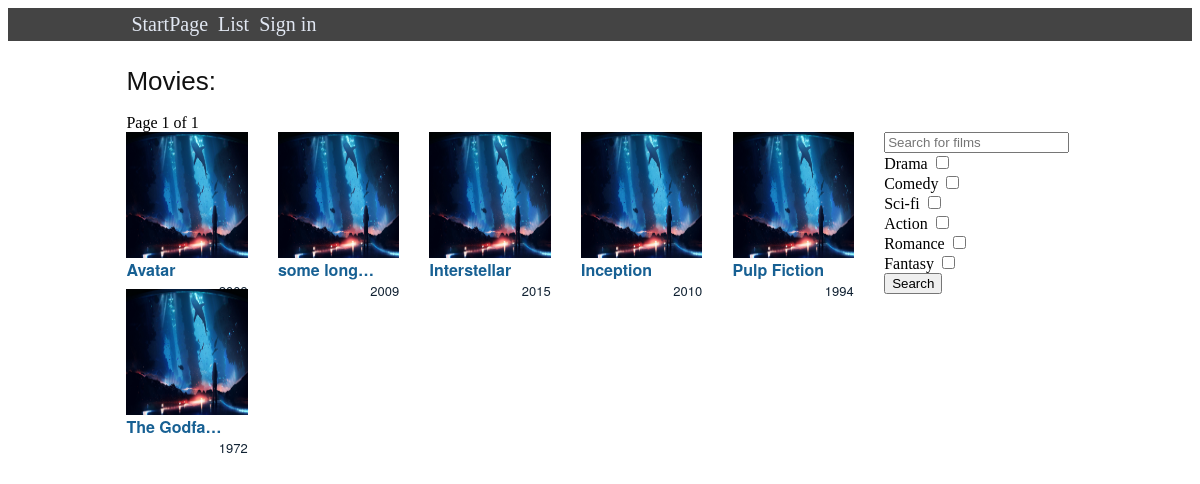
Page /list on the committed database.
### movies/models.py (models this page shows, shortened)
class Movie(models.Model):
    name = models.CharField(max_length=150, blank=False, null=False)
    year = models.IntegerField(validators=[MinValueValidator(1800)])
    country = models.ManyToManyField(
        'Country',
        related_name='movies',
        related_query_name='movie'
    )
    description = models.TextField(blank=False, null=False)
    director = models.ForeignKey('Director', related_name='movies')
    image = models.ImageField(upload_to="images/")
    actors = models.ManyToManyField(
        'Actor',
        related_name='movies',
        related_query_name='movie'
    )
    users = models.ManyToManyField(
        'Profile',
        related_name='movies',
        related_query_name='movie',
    )

class Genre(models.Model):
    name = models.CharField(max_length=50, blank=False, null=False)

### movies/views.py (the view, shortened to what this page needs)
# urls.py: url(r'^list$', views.movieList, name='list'),
def movieList(request):
    genres = Genre.objects.all()
    form = SearchForm()
    if request.method == 'GET':
        movieName = request.GET.get('movie_name')
        movies_list = Movie.objects.all()
        for genre in genres:
            if request.GET.get(genre.name) and movieName:
                movies_list = movies_list.filter(genres__genre=genre)
                movies_list = movies_list.filter(name__contains=movieName)
            elif request.GET.get(genre.name):
                movies_list = movies_list.filter(genres__genre=genre)
            elif movieName:
                movies_list = movies_list.filter(name__contains=movieName)
        paginator = Paginator(movies_list, AMOUNT)
        page = request.GET.get('page')
        try:
            movies = paginator.page(page)
        except PageNotAnInteger:
            movies = paginator.page(1)
        except EmptyPage:
            paginator.page(paginator.num_pages)
            movies = paginator.page(paginator.num_pages)
        return render(request, 'movies/movies.html', {
            'movies': movies,
            'genres': genres,
            'form': form,
            })

### movies/forms.py
class SearchForm(forms.Form):
    movie_name = forms.CharField(
        max_length=150,
        required=False,
        widget = forms.TextInput(attrs = {'placeholder': 'Search for films'}),
        )

### movies/templates/movies/movies.html (shortened to what this page needs)
{% extends "movies/base.html" %}
{% load movie_utils %}
{% load static %}
{% block content %}
<h1>Movies:</h1>
<span class="step-links">
    <span class="current">
        Page {{ movies.number }} of {{ movies.paginator.num_pages }}
    </span>
</span>
<div class="search-page-container">
    <div class="movie-list">
        {% for movie in movies %}
            <article class="movie-holder">
                <a class="list-link" href="{% url 'movie' movie.pk %}">
                    <img class="movie-image" src="{{MEDIA_ROOT}}{{movie.image.url}}">
                    <span class="list-name">{{ movie.name }}</span>
                    <span class="list-year">{{ movie.year }}</span>
                </a>
            </article>
        {% endfor %}
    </div>
    <div class="search-bar">
        <div class="input">
            <form action="/list" method="get">
                {% for field in form %}
                    {{field}}
                {% endfor %}
                {% for genre in genres %}
                    <div>
                    <label for="{{ genre.name }}">{{ genre.name }}</label>
                    <input class="search-input" type="checkbox" name="{{ genre.name }}" id="{{ genre.name }}">
                    </div>
                {% endfor %}
            <input type="submit" name="filmSearch" value="Search">
            </form>
        </div>
    </div>
</div>
{% endblock %}

### movies/templates/movies/base.html (shortened to what this page needs)
{% load static %}
<link rel="stylesheet" type="text/css" href="{% static "movies/style.css" %}" />
<header class="top-menu">
    <div class="left-board"></div>
        <a class="top-menu-text"href="{% url 'index' %}">StartPage</a>
        <a class="top-menu-text" href="{% url 'list' %}">List</a>
    {% if not user.is_authenticated %}
            <a class="top-menu-text" href="{% url 'login' %}">Sign in</a>
    {% endif %}
    <div class="right-board"></div>
</header>
<div class="site-main-body">
    {% block content %}
    {% endblock %}
</div>

### movies/static/movies/style.css (style rules this page uses)
h1 { color: #111; font: 26px normal tahoma, verdana, arial, sans-serif; }
.site-main-body { height: 100%; margin-left: 10%; margin-right: 10%; margin-top: 25px; }
.left-board { height: 100%; width: 10%; float: left; }
.right-board { height: 100%; width: 10%; float: right; }
.top-menu { background-color: #444; width: 100%; margin: 0px; padding: 0px; height: 33px; }
.top-menu-text { color: #e1e7f2; text-decoration: none; font-size: 20px; display: block; padding: 5px; float: left; }
.search-bar { float: left; width: 20%; height: 100%; }
.movie-list { float: left; width: 80%; height: 100%; }
.movie-holder { float: left; margin-right: 4%; width: 16%; height: 20%; }
.list-link { color: #176093; text-decoration: none; font-weight: bold; font-family: "Helvetica Neue", Arial, Verdana, sans-serif; }
.movie-image { width: 100%; height: 80%; }
.list-year { font-size: 13px; float: right; color: #123; font-weight: normal; }
.list-name { float: left; display: block; white-space: nowrap; text-overflow: ellipsis; overflow: hidden; width: 80%; }

### rows in the picture
Movie: image (picture), name "Avatar"
Movie: image (picture), name "some long…", year "2009"
Movie: image (picture), name "Interstellar", year "2015"
Movie: image (picture), name "Inception", year "2010"
Movie: image (picture), name "Pulp Fiction", year "1994"
Movie: image (picture), name "The Godfa…", year "1972"
Genre: name "Drama"
Genre: name "Comedy"
Genre: name "Sci-fi"
Genre: name "Action"
Genre: name "Romance"
Genre: name "Fantasy"

### other values in the picture
{{ movies.number }} "1"
{{ movies.paginator.num_pages }} "1"
